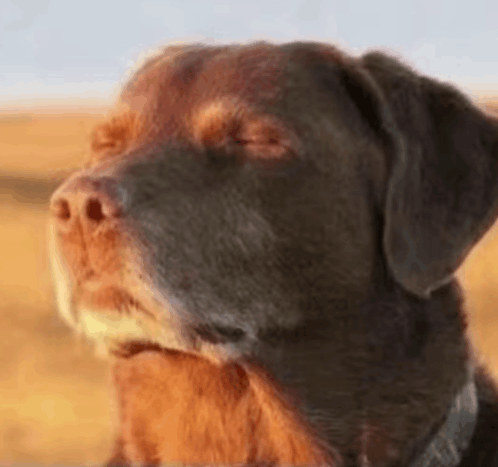
#> input picture image.png, 498 x 467 px
$ python zad5.py
#> lines starting #> are read from the running program, lines starting #| are printed output that depends on the picture
import cv2
import numpy as np


image = cv2.imread("image.png")
#> image is the input picture: shape (467, 498, 3); mean B, G, R 82.1, 104.4, 135.7

noise = np.zeros(image.shape, np.uint8)

cv2.randn(noise, 0, 200)
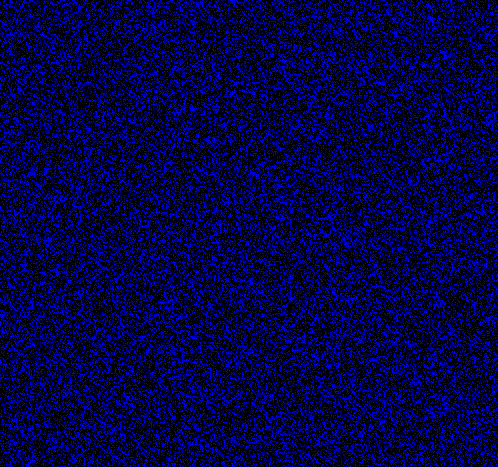
#> noise: shape (467, 498, 3); mean of channels 0, 1, 2 70.1, 0, 0; drawn as B, G, R

noisy_image = cv2.add(image, noise)
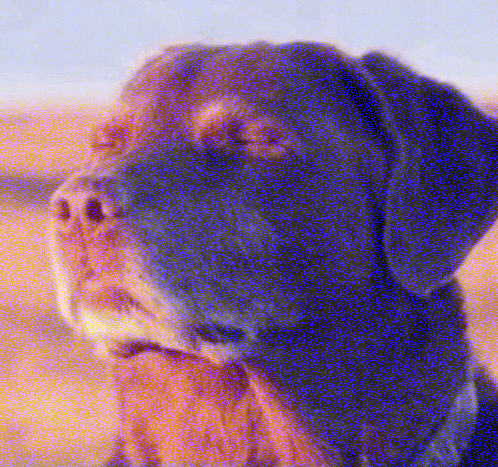
#> noisy_image: shape (467, 498, 3); mean B, G, R 137.5, 104.4, 135.7
kernelSizes = [(3, 3), (9, 9), (15, 15)]

for(kx,ky) in kernelSizes:
    blurred = cv2.blur(noisy_image,(kx,ky))
    cv2.imshow(f"Blur {kx} x {ky}",blurred)
    cv2.waitKey(500)
#> this loop made 3 passes
#> pass 1, `blurred = cv2.blur(noisy_image,(kx,ky))`:
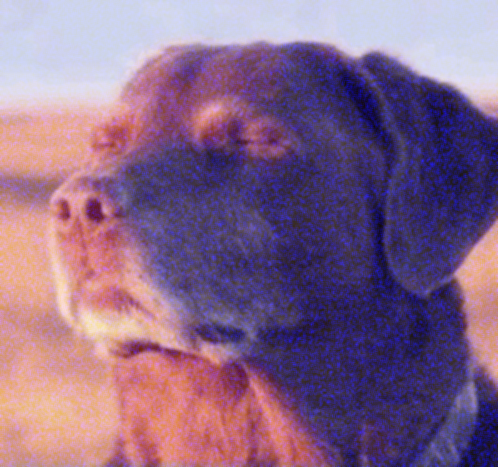
#> blurred: shape (467, 498, 3); mean B, G, R 137.5, 104.4, 135.7

for (kx, ky) in kernelSizes:
    blurred = cv2.GaussianBlur(noisy_image, (kx, ky), 0)
    cv2.imshow(f"Gaussian Blur ({kx}x{ky})", blurred)
    cv2.waitKey(500)

for k in [3, 9, 15]:
    blurred = cv2.medianBlur(noisy_image, k)
    cv2.imshow(f"Median Blur ({k}x{k})", blurred)
    cv2.waitKey(500)
#> this loop made 3 passes
#> pass 1, `blurred = cv2.medianBlur(noisy_image, k)`:
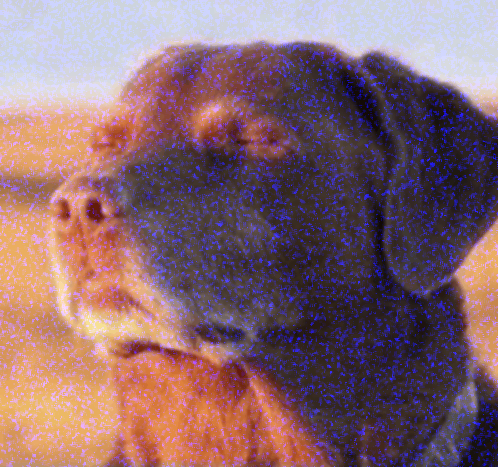
#> blurred: shape (467, 498, 3); mean B, G, R 112.7, 104.4, 135.7
#> pass 2, `blurred = cv2.medianBlur(noisy_image, k)`:
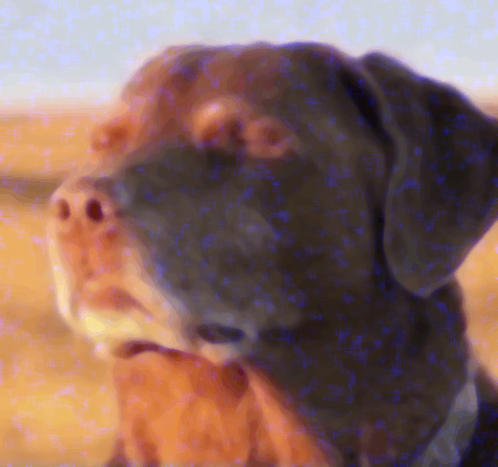
#> blurred: shape (467, 498, 3); mean B, G, R 97.6, 104.4, 135.7
#> pass 3, `blurred = cv2.medianBlur(noisy_image, k)`:
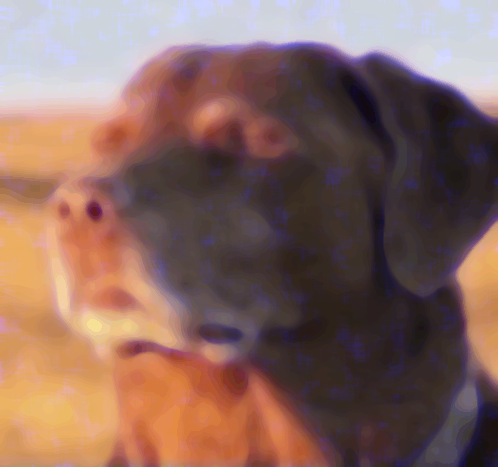
#> blurred: shape (467, 498, 3); mean B, G, R 96.5, 104.4, 135.7

params = [(10, 20, 5), (40, 100, 50), (30, 60, 90)]
for (a, b, c) in params:
    blurred = cv2.bilateralFilter(noisy_image, a, b, c)
    cv2.imshow(f"Bilateral {a} x {b} x {c}", blurred)
    cv2.waitKey(500)
#> this loop made 3 passes
#> pass 2, `blurred = cv2.bilateralFilter(noisy_image, a, b, c)`:
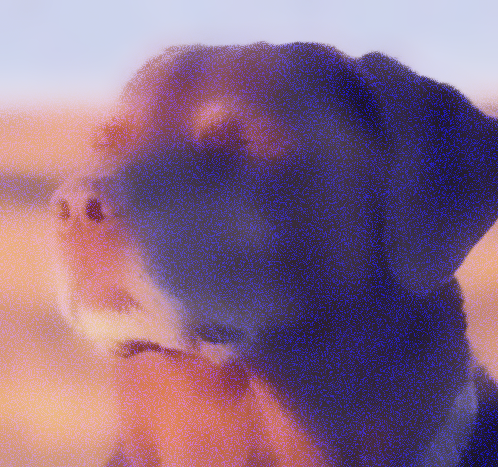
#> blurred: shape (467, 498, 3); mean B, G, R 132.6, 104.6, 135.9

cv2.waitKey(0)
cv2.waitKey(0)
cv2.destroyAllWindows()

#Rozmycie dwustronne rozmywa zbyt mocno
# Najlepiej rozmycie medianowe
